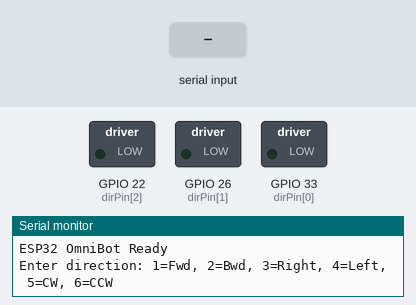
Simulated run of this sketch. Board: ESP32. On the bench: switched loads named in the sketch (green lamp = pin HIGH), the last lines printed to the serial monitor. Inputs (shaded band) come from the test bench. Pins used as bus, display or sensor lines are not drawn.

Above: at 1.2 s.
1.3 s: "1\n" received over Serial
At 2.5 s:
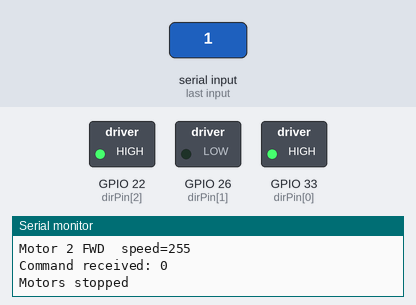
2.8 s: "5\n" received over Serial
At 3.7 s:
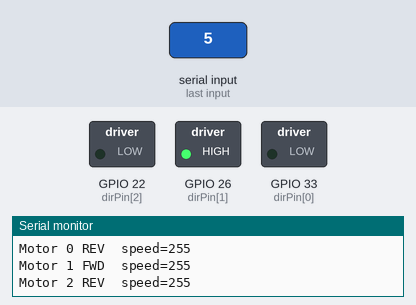
4.3 s: "4\n" received over Serial
At 4.9 s:
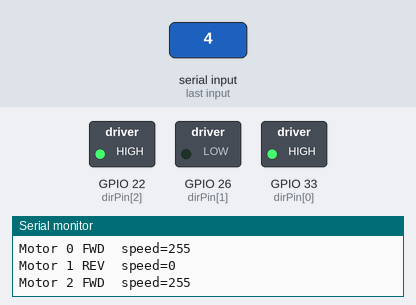
Timing chart, 0 to 7.3 s (numbered marks = the images above; inputs shaded):
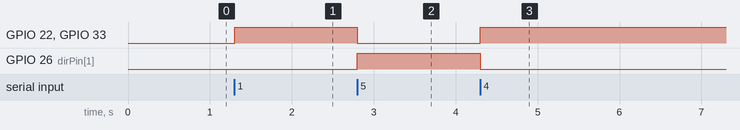

Measured:
- after the input at 1.3 s, GPIO 22 (dirPin[2]), GPIO 33 (dirPin[0]): LOW → HIGH at once
- after the input at 2.8 s, GPIO 22 (dirPin[2]), GPIO 33 (dirPin[0]): HIGH → LOW at once; GPIO 26 (dirPin[1]): LOW → HIGH at once
- after the input at 4.3 s, GPIO 22 (dirPin[2]), GPIO 33 (dirPin[0]): LOW → HIGH at once; GPIO 26 (dirPin[1]): HIGH → LOW at once

The sketch:

FBRLCAC.ino
```cpp
// ESP32 Devkit V1 + Cytron Motor Drivers (PWM + DIR)

// Pins
const int pwmPin[3] = {32, 25, 23}; // PWM for M1, M2, M3
const int dirPin[3] = {33, 26, 22}; // DIR for M1, M2, M3

// LEDC channels (must be unique 0–15)
const int pwmChannel[3] = {0, 1, 2};
const int pwmFreq = 20000;    // 20kHz (silent)
const int pwmResolution = 8;  // 8-bit (0-255)

// Speed values for each motor (0–255)
int speedVal[3] = {255, 255, 255};  // default max

void setup() {
  Serial.begin(115200);
  Serial.println("ESP32 OmniBot Ready");
  Serial.println("Enter direction: 1=Fwd, 2=Bwd, 3=Right, 4=Left, 5=CW, 6=CCW");

  // Setup pins + LEDC PWM
  for (int i = 0; i < 3; i++) {
    pinMode(dirPin[i], OUTPUT);
    ledcSetup(pwmChannel[i], pwmFreq, pwmResolution);
    ledcAttachPin(pwmPin[i], pwmChannel[i]);
    ledcWrite(pwmChannel[i], 0); // start off
  }
}

void loop() {
  // wait for serial input
  if (Serial.available()) {
    int dir = Serial.parseInt();
    Serial.print("Command received: ");
    Serial.println(dir);
    moveRobot(dir);
  }
}

// Smooth fade to speedVal
void setMotor(int motor, bool forward, int speed) {
  digitalWrite(dirPin[motor], forward ? HIGH : LOW);
  // smooth ramp to target
  ledcWriteTone(pwmChannel[motor], 0); // ensure no tone
  ledcWrite(pwmChannel[motor], speed); // direct write (instant)
  Serial.print("Motor "); Serial.print(motor);
  Serial.print(forward ? " FWD " : " REV ");
  Serial.print(" speed=");
  Serial.println(speed);
}

void moveRobot(int dir) {
  switch (dir) {
    case 1: // Forward
      setMotor(0, true,  speedVal[0]);
      setMotor(1, false, 0);
      setMotor(2, true,  speedVal[2]);
      break;
    case 2: // Backward
      setMotor(0, false, speedVal[0]);
      setMotor(1, false, 0);
      setMotor(2, false, speedVal[2]);
      break;
    case 3: // Right
      setMotor(0, false, speedVal[0]);
      setMotor(1, false, 0);
      setMotor(2, false, speedVal[2]);
      break;
    case 4: // Left
      setMotor(0, true,  speedVal[0]);
      setMotor(1, false, 0);
      setMotor(2, true,  speedVal[2]);
      break;
    case 5: // Clockwise
      setMotor(0, false, speedVal[0]);
      setMotor(1, true,  speedVal[1]);
      setMotor(2, false, speedVal[2]);
      break;
    case 6: // Counter-Clockwise
      setMotor(0, true,  speedVal[0]);
      setMotor(1, false, speedVal[1]);
      setMotor(2, true,  speedVal[2]);
      break;
    default: // stop
      stopAll();
      break;
  }
}

void stopAll() {
  for (int i = 0; i < 3; i++) {
    ledcWrite(pwmChannel[i], 0);
  }
  Serial.println("Motors stopped");
}
```
